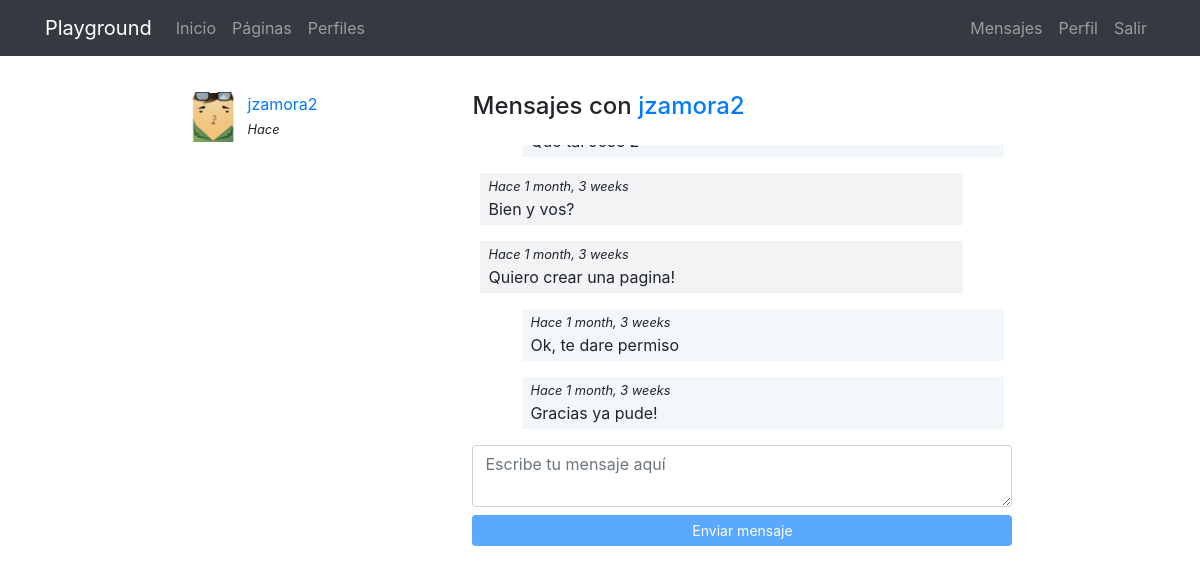
Screenshot of /messenger/thread/5/ (signed in) with the database file from the repository.
### registration/models.py (models this page shows)
class Profile(models.Model):
    user = models.OneToOneField(User, on_delete=models.CASCADE)     # OneToOneField = modelo para un perfil de usuario; un usuario un perfil
    avatar = models.ImageField(upload_to=custom_upload_to, null=True, blank=True)     # install Pillow para serivir ficheros media; en este caso imagenes
    bio = models.TextField(null=True, blank=True)
    link = models.URLField(max_length=200, null=True, blank=True)
    class Meta:
        ordering = ['user__username']

### messenger/models.py (models this page shows)
class Message(models.Model):
    user = models.ForeignKey(User, on_delete=models.CASCADE)
    content = models.TextField()
    created = models.DateTimeField(auto_now_add=True)
    class Meta:
        ordering = ['created']

class Thread(models.Model):
    users = models.ManyToManyField(User, related_name='threads')
    messages = models.ManyToManyField(Message)
    updated = models.DateTimeField(auto_now=True)
    objects = ThreadManager()
    class Meta:
        ordering = ['-updated']

### messenger/views.py (the view)
# urls.py: path('thread/<int:pk>/', ThreadDetail.as_view(), name="detail"),
@method_decorator(login_required, name="dispatch")
class ThreadDetail(DetailView):
    model = Thread
    def get_object(self):
        obj = super(ThreadDetail, self).get_object()
        if self.request.user not in obj.users.all():
            raise Http404()
        return obj

### messenger/templates/messenger/thread_detail.html (shortened to what this page needs)
{% extends 'core/base.html' %}
{% load static %}
{% block content %}
<main role="main">
  <div class="container">
    <div class="row mt-3">
      <div class="col-md-9 mx-auto mb-5">
        <div class="row">
          <div class="col-md-4">
            {% for thread in request.user.threads.all %}
              {% if thread.messages.all|length > 0 %}
                <div class="mb-3">
                  {% for user in thread.users.all %}
                    {% if user != request.user %}
                      {% if user.profile.avatar %}
                        <img src="{{user.profile.avatar.url}}" class="avatar">
                      {% else %}
                        <img src="{% static 'registration/img/no-avatar.jpg' %}" class="avatar">
                      {% endif %}
                      <div>
                        <a href="{% url 'messenger:detail' thread.pk %}">{{user}}</a><br>
                        <small><i>Hace {{ message.created | timesince }}</i></small>
                      </div>
                    {% endif %}
                  {% endfor %}
                </div>
              {% endif %}
            {% endfor %}
          </div>
          <div class="col-md-8">
            {% for user in thread.users.all %}
              {% if user != request.user %}
                <h4 class="mb-4">Mensajes con <a href="{% url 'profiles:detail' user %} ">{{user}}</a></h4>
              {% endif %}
            {% endfor %}
            <div class="thread" id="thread">
              {% for message in object.messages.all %}
                <div {% if request.user == message.user %}class="mine mb-3"{% else %}class="other mb-3"{% endif %}>
                  <small><i>Hace {{thread.messages.last.created|timesince}}</i></small><br>
                  {{message.content}}
                </div>
              {% endfor %}
            </div>
            <textarea id="content" class="form-control mb-2" rows="2" placeholder="Escribe tu mensaje aquí"></textarea>
            <button id="send" class="btn btn-primary btn-sm btn-block" disabled>Enviar mensaje</button>
          </div>
        </div>
    </div>
  </div>
</main>
{% endblock %}

### core/static/core/css/main.css (style rules this page uses)
main { padding-top: 20px; }
:root { --jumbotron-padding-y: 3rem; }

### messenger/templates/messenger/thread_detail.html (style rules this page uses)
.avatar { width:50px; height:50px; float:left; margin-right:10px; }
.thread { max-height:300px; overflow-y:auto; padding:0 0.5em; }
.mine { padding:0 0.5em 0.25em; background-color:rgba(230,242,245,.5); width:92%; margin-left:8%; }
.other { padding:0 0.5em 0.25em; background-color:#f2f3f5; width:92%; }

### rows the page displays
Thread: messages.last.created "1 month, 3 weeks"
Message: content "Bien y vos?"
Message: content "Quiero crear una pagina!"
Message: content "Ok, te dare permiso"
Message: content "Gracias ya pude!"

### other values shown
{{ user }} "jzamora2"
